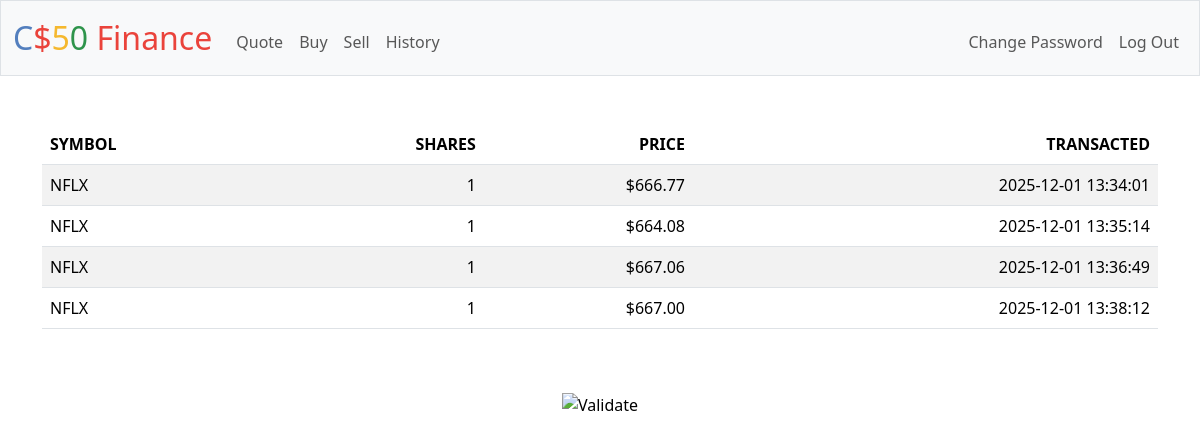
Page /history (signed in) on the earlier database version.
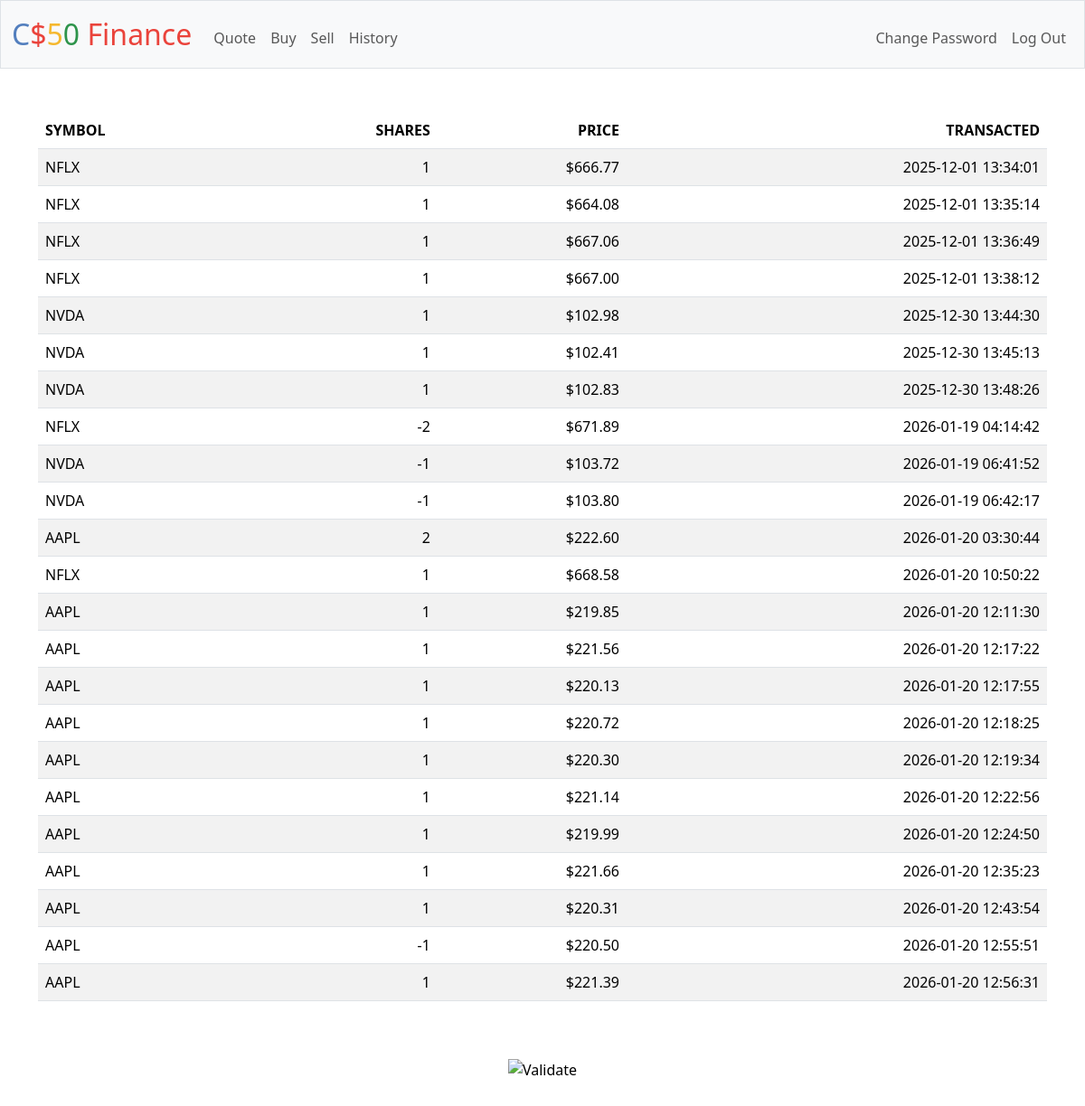
Same page on the later database version.
### tables this page shows
CREATE TABLE history(
    id INTEGER PRIMARY KEY AUTOINCREMENT,
    userid INTEGER NOT NULL,
    symbol TEXT NOT NULL,
    trade_price REAL NOT NULL,
    trade_shares INTEGER NOT NULL,
    trade_time TEXT DEFAULT CURRENT_TIMESTAMP,
    FOREIGN KEY (userid) REFERENCES users(id)  -- 修正为users(id)
);

### app.py (the view)
@app.route("/history")
@login_required
def history():
    id = session["user_id"]
    rows = db.execute("SELECT * FROM history WHERE userid=?", id)
    return render_template("history.html", rows=rows)

### app.py (called while the page is built)
@app.after_request
def after_request(response):
    response.headers["Cache-Control"] = "no-cache, no-store, must-revalidate"
    response.headers["Expires"] = 0
    response.headers["Pragma"] = "no-cache"
    return response

### helpers.py (called while the page is built)
def login_required(f):
    @wraps(f)
    def decorated_function(*args, **kwargs):
        if session.get("user_id") is None:
            return redirect("/login")
        return f(*args, **kwargs)
    return decorated_function

def usd(value):
    return f"${value:,.2f}"

### templates/history.html (shortened to what this page needs)
{% extends "layout.html" %}
{% block main %}
    <table class="table table-striped">
        <thead>
            <tr>
                <th class="text-start">SYMBOL</th>
                <th class="text-end">SHARES</th>
                <th class="text-end">PRICE</th>
                <th class="text-end">TRANSACTED</th>
            </tr>
        </thead>
        <tbody>
            {% for row in rows %}
            <tr>
                <td class="text-start">{{ row.symbol }}</td>
                <td class="text-end">{{ row.trade_shares }}</td>
                <td class="text-end">{{ row.trade_price|usd }}</td>
                <td class="text-end">{{ row.trade_time}}</td>
            </tr>
            {% endfor %}
        </tbody>
    </table>
{% endblock %}

### templates/layout.html (shortened to what this page needs)
<!DOCTYPE html>
<html lang="en">
    <head>
        <link href="https://cdn.jsdelivr.net/npm/bootstrap@5.3.3/dist/css/bootstrap.min.css" rel="stylesheet">
        <link href="/static/styles.css" rel="stylesheet">
    </head>
    <body>
        <nav class="bg-light border navbar navbar-expand-md navbar-light">
            <div class="container-fluid">
                <a class="navbar-brand" href="/"><span class="blue">C</span><span class="red">$</span><span class="yellow">5</span><span class="green">0</span> <span class="red">Finance</span></a>
                <div class="collapse navbar-collapse" id="navbar">
                    {% if session["user_id"] %}
                        <ul class="navbar-nav me-auto mt-2">
                            <li class="nav-item"><a class="nav-link" href="/quote">Quote</a></li>
                            <li class="nav-item"><a class="nav-link" href="/buy">Buy</a></li>
                            <li class="nav-item"><a class="nav-link" href="/sell">Sell</a></li>
                            <li class="nav-item"><a class="nav-link" href="/history">History</a></li>
                        </ul>
                        <ul class="navbar-nav ms-auto mt-2">
                            <li class=nav-item><a class="nav-link" href="/changepassword">Change Password</a></li>
                            <li class="nav-item"><a class="nav-link" href="/logout">Log Out</a></li>
                        </ul>
                    {% else %}
                        <ul class="navbar-nav ms-auto mt-2">
                            <li class="nav-item"><a class="nav-link" href="/register">Register</a></li>
                            <li class="nav-item"><a class="nav-link" href="/login">Log In</a></li>
                        </ul>
                    {% endif %}
                </div>
            </div>
        </nav>
        <main class="container py-5 text-center">
            {% block main %}{% endblock %}
        </main>
        <footer class="mb-5">
            <form action="https://validator.w3.org/check" class="text-center" enctype="multipart/form-data" method="post" target="_blank">
                <input alt="Validate" src="/static/I_heart_validator.png" type="image">
            </form>
        </footer>
    </body>
</html>

### static/styles.css (style rules this page uses)
nav .navbar-brand { font-size: xx-large; }
nav .navbar-brand .blue { color: #537fbe; }
nav .navbar-brand .red { color: #ea433b; }
nav .navbar-brand .yellow { color: #f5b82e; }
nav .navbar-brand .green { color: #2e944b; }

Differences in the rows shown:
added history: symbol "NVDA", trade_shares "1", trade_price "$102.98", trade_time "2025-12-30 13:44:30"
added history: symbol "NVDA", trade_shares "1", trade_price "$102.41", trade_time "2025-12-30 13:45:13"
added history: symbol "NVDA", trade_shares "1", trade_price "$102.83", trade_time "2025-12-30 13:48:26"
added history: symbol "NFLX", trade_shares "-2", trade_price "$671.89", trade_time "2026-01-19 04:14:42"
added history: symbol "NVDA", trade_shares "-1", trade_price "$103.72", trade_time "2026-01-19 06:41:52"
added history: symbol "NVDA", trade_shares "-1", trade_price "$103.80", trade_time "2026-01-19 06:42:17"
added history: symbol "AAPL", trade_shares "2", trade_price "$222.60", trade_time "2026-01-20 03:30:44"
added history: symbol "NFLX", trade_shares "1", trade_price "$668.58", trade_time "2026-01-20 10:50:22"
added history: symbol "AAPL", trade_shares "1", trade_price "$219.85", trade_time "2026-01-20 12:11:30"
added history: symbol "AAPL", trade_shares "1", trade_price "$221.56", trade_time "2026-01-20 12:17:22"
added history: symbol "AAPL", trade_shares "1", trade_price "$220.13", trade_time "2026-01-20 12:17:55"
added history: symbol "AAPL", trade_shares "1", trade_price "$220.72", trade_time "2026-01-20 12:18:25"
added history: symbol "AAPL", trade_shares "1", trade_price "$220.30", trade_time "2026-01-20 12:19:34"
added history: symbol "AAPL", trade_shares "1", trade_price "$221.14", trade_time "2026-01-20 12:22:56"
added history: symbol "AAPL", trade_shares "1", trade_price "$219.99", trade_time "2026-01-20 12:24:50"
added history: symbol "AAPL", trade_shares "1", trade_price "$221.66", trade_time "2026-01-20 12:35:23"
added history: symbol "AAPL", trade_shares "1", trade_price "$220.31", trade_time "2026-01-20 12:43:54"
added history: symbol "AAPL", trade_shares "-1", trade_price "$220.50", trade_time "2026-01-20 12:55:51"
added history: symbol "AAPL", trade_shares "1", trade_price "$221.39", trade_time "2026-01-20 12:56:31"
